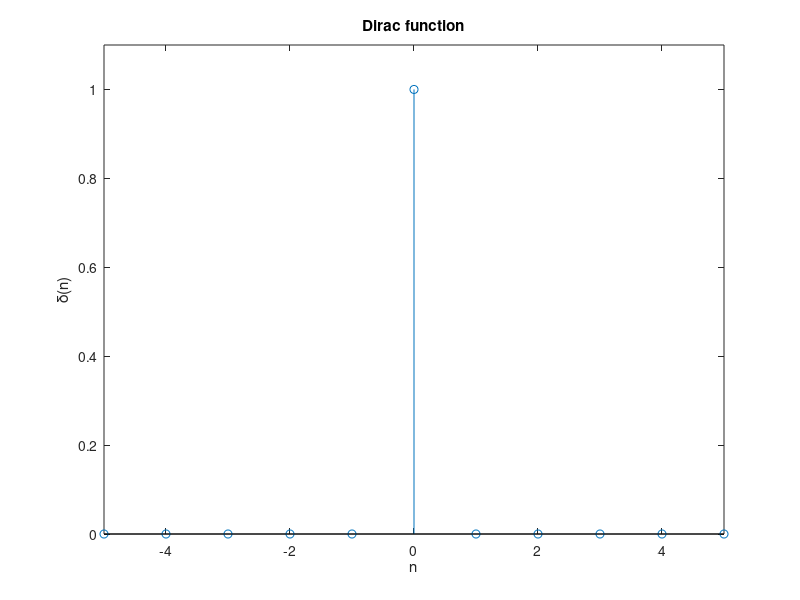

Source code (MATLAB):
% Dirac
N = 10; % number of samples
n = -N/2:N/2; % vector
d = [zeros(1,N/2) 1 zeros(1,N/2)];
figure; % display
stem(n,d);
xlabel('n');
ylabel('\delta(n)');
title('Dirac function');
axis([-N/2 N/2 0 1.1]);